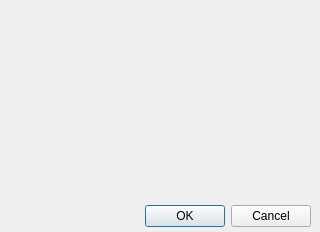
<?xml version="1.0" encoding="UTF-8"?>
<ui version="4.0">
 <class>MegnetDialog</class>
 <widget class="QDialog" name="MegnetDialog">
  <property name="geometry">
   <rect>
    <x>0</x>
    <y>0</y>
    <width>320</width>
    <height>232</height>
   </rect>
  </property>
  <property name="windowTitle">
   <string>Dialog</string>
  </property>
  <widget class="QDialogButtonBox" name="buttonBox">
   <property name="geometry">
    <rect>
     <x>10</x>
     <y>200</y>
     <width>301</width>
     <height>32</height>
    </rect>
   </property>
   <property name="orientation">
    <enum>Qt::Horizontal</enum>
   </property>
   <property name="standardButtons">
    <set>QDialogButtonBox::Cancel|QDialogButtonBox::Ok</set>
   </property>
  </widget>
 </widget>
 <resources/>
 <connections>
  <connection>
   <sender>buttonBox</sender>
   <signal>accepted()</signal>
   <receiver>MegnetDialog</receiver>
   <slot>accept()</slot>
   <hints>
    <hint type="sourcelabel">
     <x>248</x>
     <y>254</y>
    </hint>
    <hint type="destinationlabel">
     <x>157</x>
     <y>274</y>
    </hint>
   </hints>
  </connection>
  <connection>
   <sender>buttonBox</sender>
   <signal>rejected()</signal>
   <receiver>MegnetDialog</receiver>
   <slot>reject()</slot>
   <hints>
    <hint type="sourcelabel">
     <x>316</x>
     <y>260</y>
    </hint>
    <hint type="destinationlabel">
     <x>286</x>
     <y>274</y>
    </hint>
   </hints>
  </connection>
 </connections>
</ui>
